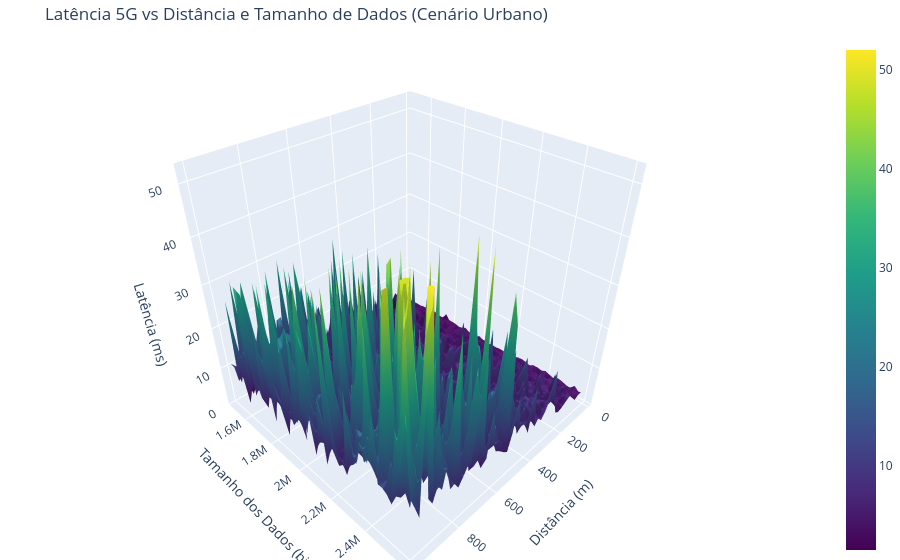

Source (notebook cell):
### Markdown cell above
# Gráfico 3D

### Code cell
import plotly.graph_objs as go

# Geração de grades de distância e tamanho de dados
distancias_3d = np.linspace(10, 1000, 50)              # 10 m a 1000 m
dados_bits_3d = np.linspace(1.5e6, 2.6e6, 50)          # 1.5 Mbits a 2.6 Mbits

# Meshgrid para o gráfico 3D
D, B = np.meshgrid(distancias_3d, dados_bits_3d)

# Calcular latências para cada par (distância, bits)
def latencia(d, b):
    ganho = path_loss_5g(d)
    potencia_w = 10 ** (potencia_transmissao_dbm / 10) / 1000
    ruido_w_hz = BOLTZMANN * temperatura_kelvin * (10 ** (figura_ruido_db / 10))
    snr_linear = (ganho * potencia_w) / (ruido_w_hz * largura_banda_hz)
    snr_linear = max(snr_linear, 10 ** (snr_minimo_db / 10))
    taxa_bps = largura_banda_hz * math.log2(1 + snr_linear) * eficiencia_codec
    return (b / taxa_bps) * 1000  # ms

# Gerar matriz de latência
Z = np.array([[latencia(d, b) for d in distancias_3d] for b in dados_bits_3d])

# Criar gráfico 3D interativo
fig = go.Figure(data=[go.Surface(z=Z, x=distancias_3d, y=dados_bits_3d, colorscale='Viridis')])
fig.update_layout(
    title='Latência 5G vs Distância e Tamanho de Dados (Cenário Urbano)',
    scene=dict(
        xaxis_title='Distância (m)',
        yaxis_title='Tamanho dos Dados (bits)',
        zaxis_title='Latência (ms)'
    ),
    autosize=True,
    margin=dict(l=0, r=0, b=0, t=40)
)
fig.show()

### Figure 1 — Plotly figure (JSON) as saved in the notebook; plotly's stock layout.template omitted (floating-point values rounded to 4 significant figures; data arrays with more than 128 entries replaced by an {"elided": "..."} marker saying what was removed)
{"data": [{"colorscale": [[0, "#440154"], [0.1111, "#482878"], [0.2222, "#3e4989"], [0.3333, "#31688e"], [0.4444, "#26828e"], [0.5556, "#1f9e89"], [0.6667, "#35b779"], [0.7778, "#6ece58"], [0.8889, "#b5de2b"], [1, "#fde725"]], "type": "surface", "x": [10, 30.2, 50.41, 70.61, 90.82, 111.0, 131.2, 151.4, 171.6, 191.8, 212.0, 232.2, 252.4, 272.7, 292.9, 313.1, 333.3, 353.5, 373.7, 393.9, 414.1, 434.3, 454.5, 474.7, 494.9, 515.1, 535.3, 555.5, 575.7, 595.9, 616.1, 636.3, 656.5, 676.7, 696.9, 717.1, 737.3, 757.6, 777.8, 798.0, 818.2, 838.4, 858.6, 878.8, 899.0, 919.2, 939.4, 959.6, 979.8, 1000], "y": [1500000, 1522000.0, 1545000.0, 1567000.0, 1590000.0, 1612000.0, 1635000.0, 1657000.0, 1680000.0, 1702000.0, 1724000.0, 1747000.0, 1769000.0, 1792000.0, 1814000.0, 1837000.0, 1859000.0, 1882000.0, 1904000.0, 1927000.0, 1949000.0, 1971000.0, 1994000.0, 2016000.0, 2039000.0, 2061000.0, 2084000.0, 2106000.0, 2129000.0, 2151000.0, 2173000.0, 2196000.0, 2218000.0, 2241000.0, 2263000.0, 2286000.0, 2308000.0, 2331000.0, 2353000.0, 2376000.0, 2398000.0, 2420000.0, 2443000.0, 2465000.0, 2488000.0, 2510000.0, 2533000.0, 2555000.0, 2578000.0, 2600000], "z": {"elided": "50x50 float values"}}], "layout": {"autosize": true, "margin": {"b": 0, "l": 0, "r": 0, "t": 40}, "scene": {"xaxis": {"title": {"text": "Distância (m)"}}, "yaxis": {"title": {"text": "Tamanho dos Dados (bits)"}}, "zaxis": {"title": {"text": "Latência (ms)"}}}, "title": {"text": "Latência 5G vs Distância e Tamanho de Dados (Cenário Urbano)"}}}
